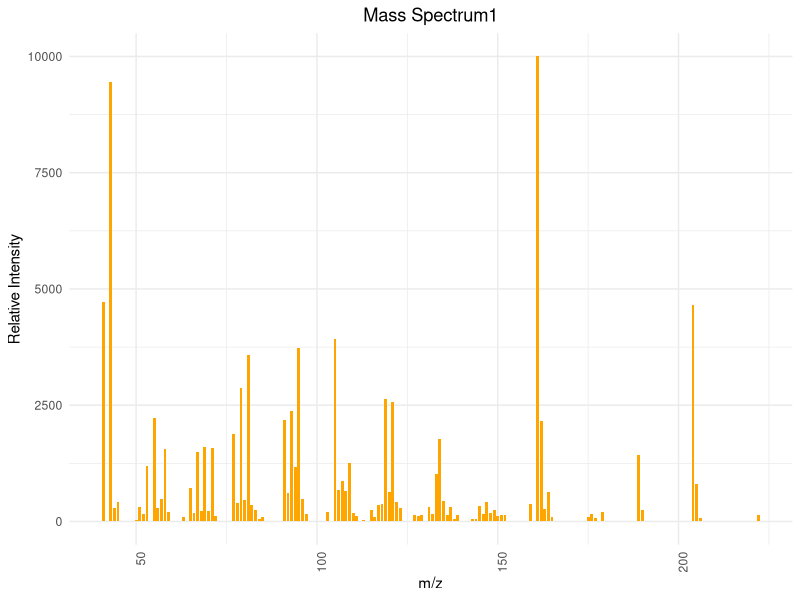
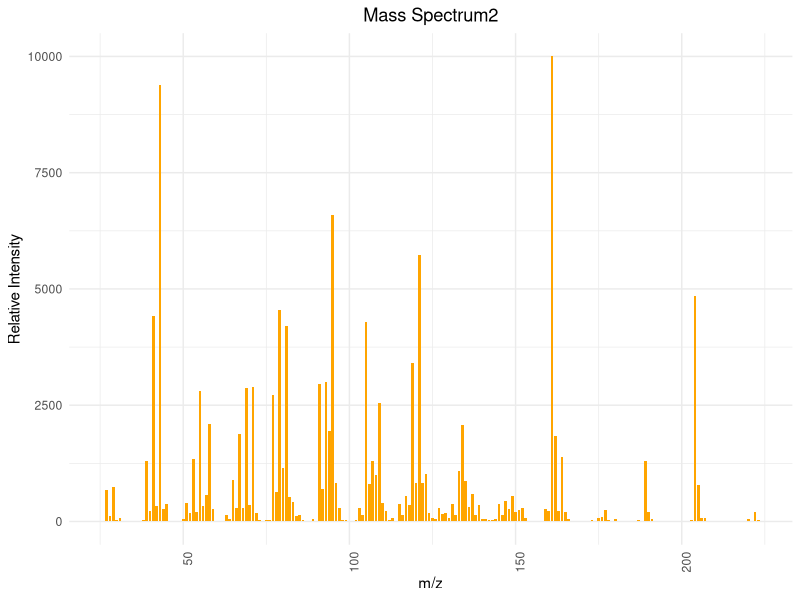
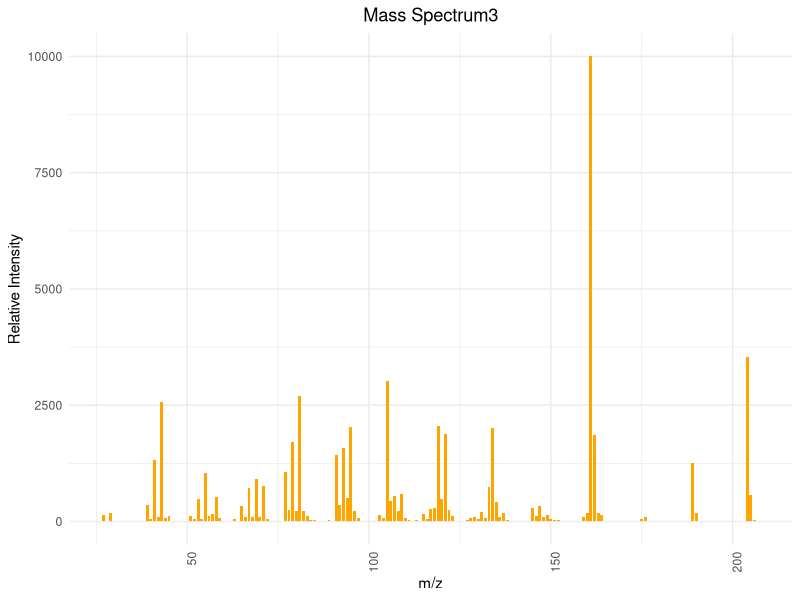

R code for these plots, in order:
## ---- chunk 1
# 安装并加载所需的包
library(ggplot2)

# 图1
mz1 <- c(41, 43, 44, 45, 50, 51, 52, 53, 55, 56, 57, 58, 59, 63, 65, 66, 67, 68, 69, 70, 71, 72, 77, 78, 79, 80, 81, 82, 83, 84, 85, 91, 92, 93, 94, 95, 96, 97, 103, 105, 106, 107, 108, 109, 110, 111, 113, 115, 116, 117, 118, 119, 120, 121, 122, 123, 127, 128, 129, 131, 132, 133, 134, 135, 136, 137, 138, 139, 143, 144, 145, 146, 147, 148, 149, 150, 151, 152, 159, 161, 162, 163, 164, 165, 175, 176, 177, 179, 189, 190, 204, 205, 206, 222)
intensity1 <- c(4720, 9440, 280, 410, 40, 310, 170, 1200, 2230, 280, 490, 1560, 200, 90, 720, 190, 1490, 230, 1610, 220, 1580, 110, 1880, 390, 2860, 460, 3580, 360, 240, 60, 90, 2180, 610, 2380, 1180, 3720, 480, 170, 210, 3920, 670, 870, 650, 1250, 190, 110, 40, 240, 100, 360, 380, 2630, 630, 2560, 420, 290, 150, 120, 130, 320, 160, 1020, 1780, 450, 140, 310, 60, 140, 50, 50, 340, 160, 410, 180, 250, 110, 130, 140, 370, 9999, 2170, 270, 640, 100, 100, 170, 80, 200, 1420, 240, 4650, 810, 70, 140)

data1 <- data.frame(mz1, intensity1)


ggplot(data1, aes(x=mz1, y=intensity1)) +
  geom_bar(stat="identity", fill="orange", width=0.8) + 
  theme_minimal() + 
  labs(title="Mass Spectrum1",
       x="m/z",
       y="Relative Intensity") + 
  theme(axis.text.x = element_text(angle = 90, hjust = 1), plot.title = element_text(hjust = 0.5))  

# 图2
mz2 <- c(26, 27, 28, 29, 30, 31, 37, 38, 39, 40, 41, 42, 43, 44, 45, 46, 49, 50, 51, 52, 53, 54, 55, 56, 57, 58, 59, 60, 61, 62, 63, 64, 65, 66, 67, 68, 69, 70, 71, 72, 73, 74, 75, 76, 77, 78, 79, 80, 81, 82, 83, 84, 85, 86, 87, 89, 90, 91, 92, 93, 94, 95, 96, 97, 98, 99, 100, 102, 103, 104, 105, 106, 107, 108, 109, 110, 111, 112, 113, 114, 115, 116, 117, 118, 119, 120, 121, 122, 123, 124, 125, 126, 127, 128, 129, 130, 131, 132, 133, 134, 135, 136, 137, 138, 139, 140, 141, 142, 143, 144, 145, 146, 147, 148, 149, 150, 151, 152, 153, 155, 157, 158, 159, 160, 161, 162, 163, 164, 165, 166, 167, 173, 174, 175, 176, 177, 178, 180, 187, 188, 189, 190, 191, 192, 193, 202, 203, 204, 205, 206, 207, 208, 220, 221, 222, 223)
intensity2 <- c(20, 670, 120, 740, 30, 70, 10, 30, 1310, 230, 4410, 330, 9380, 260, 370, 10, 10, 60, 390, 190, 1340, 200, 2810, 330, 560, 2090, 270, 10, 10, 20, 130, 50, 900, 290, 1880, 290, 2880, 350, 2900, 180, 40, 20, 30, 30, 2710, 630, 4550, 1160, 4210, 520, 410, 120, 140, 30, 10, 50, 20, 2950, 700, 3000, 1950, 6590, 830, 290, 30, 30, 10, 40, 280, 140, 4280, 800, 1300, 990, 2550, 390, 220, 40, 80, 10, 370, 140, 550, 350, 3410, 830, 5740, 830, 1020, 180, 70, 60, 280, 160, 180, 80, 370, 130, 1080, 2080, 880, 310, 600, 150, 360, 50, 50, 30, 40, 50, 370, 150, 440, 260, 540, 210, 250, 300, 70, 10, 10, 10, 260, 220, 9999, 1830, 220, 1390, 210, 50, 10, 30, 10, 70, 100, 240, 40, 60, 30, 10, 1300, 210, 50, 20, 10, 20, 30, 4850, 780, 70, 70, 10, 50, 10, 200, 40)

data2 <- data.frame(mz2, intensity2)

ggplot(data2, aes(x=mz2, y=intensity2)) +
  geom_bar(stat="identity", fill="orange", width=0.8) + 
  theme_minimal() + 
  labs(title="Mass Spectrum2",
       x="m/z",
       y="Relative Intensity") + 
  theme(axis.text.x = element_text(angle = 90, hjust = 1), plot.title = element_text(hjust = 0.5))  

# 图3
mz3 <- c(27, 29, 31, 38, 39, 40, 41, 42, 43, 44, 45, 50, 51, 52, 53, 54, 55, 56, 57, 58, 59, 62, 63, 64, 65, 66, 67, 68, 69, 70, 71, 72, 73, 75, 76, 77, 78, 79, 80, 81, 82, 83, 84, 85, 89, 90, 91, 92, 93, 94, 95, 96, 97, 98, 99, 102, 103, 104, 105, 106, 107, 108, 109, 110, 111, 113, 115, 116, 117, 118, 119, 120, 121, 122, 123, 124, 125, 127, 128, 129, 130, 131, 132, 133, 134, 135, 136, 137, 138, 139, 141, 142, 143, 144, 145, 146, 147, 148, 149, 150, 151, 152, 153, 159, 160, 161, 162, 163, 164, 165, 173, 175, 176, 179, 189, 190, 191, 203, 204, 205, 206, 207)
intensity3 <- c(150, 190, 20, 10, 360, 60, 1320, 100, 2560, 70, 120, 20, 120, 60, 480, 60, 1050, 110, 160, 520, 70, 10, 50, 20, 330, 100, 730, 90, 910, 100, 770, 50, 10, 10, 10, 1060, 250, 1710, 220, 2690, 220, 120, 30, 40, 30, 10, 1420, 350, 1570, 510, 2040, 220, 70, 10, 10, 20, 140, 80, 3030, 450, 540, 230, 590, 70, 30, 30, 170, 60, 260, 280, 2060, 480, 1880, 240, 120, 10, 10, 40, 80, 90, 50, 200, 70, 740, 2020, 410, 90, 180, 30, 10, 20, 10, 20, 20, 280, 120, 330, 90, 150, 50, 40, 30, 10, 100, 190, 9999, 1860, 180, 150, 20, 10, 60, 100, 10, 1250, 180, 10, 10, 3530, 560, 40, 10)

data3 <- data.frame(mz3, intensity3)

ggplot(data3, aes(x=mz3, y=intensity3)) +
  geom_bar(stat="identity", fill="orange", width=0.8) + 
  theme_minimal() + 
  labs(title="Mass Spectrum3",
       x="m/z",
       y="Relative Intensity") + 
  theme(axis.text.x = element_text(angle = 90, hjust = 1), plot.title = element_text(hjust = 0.5)) 

